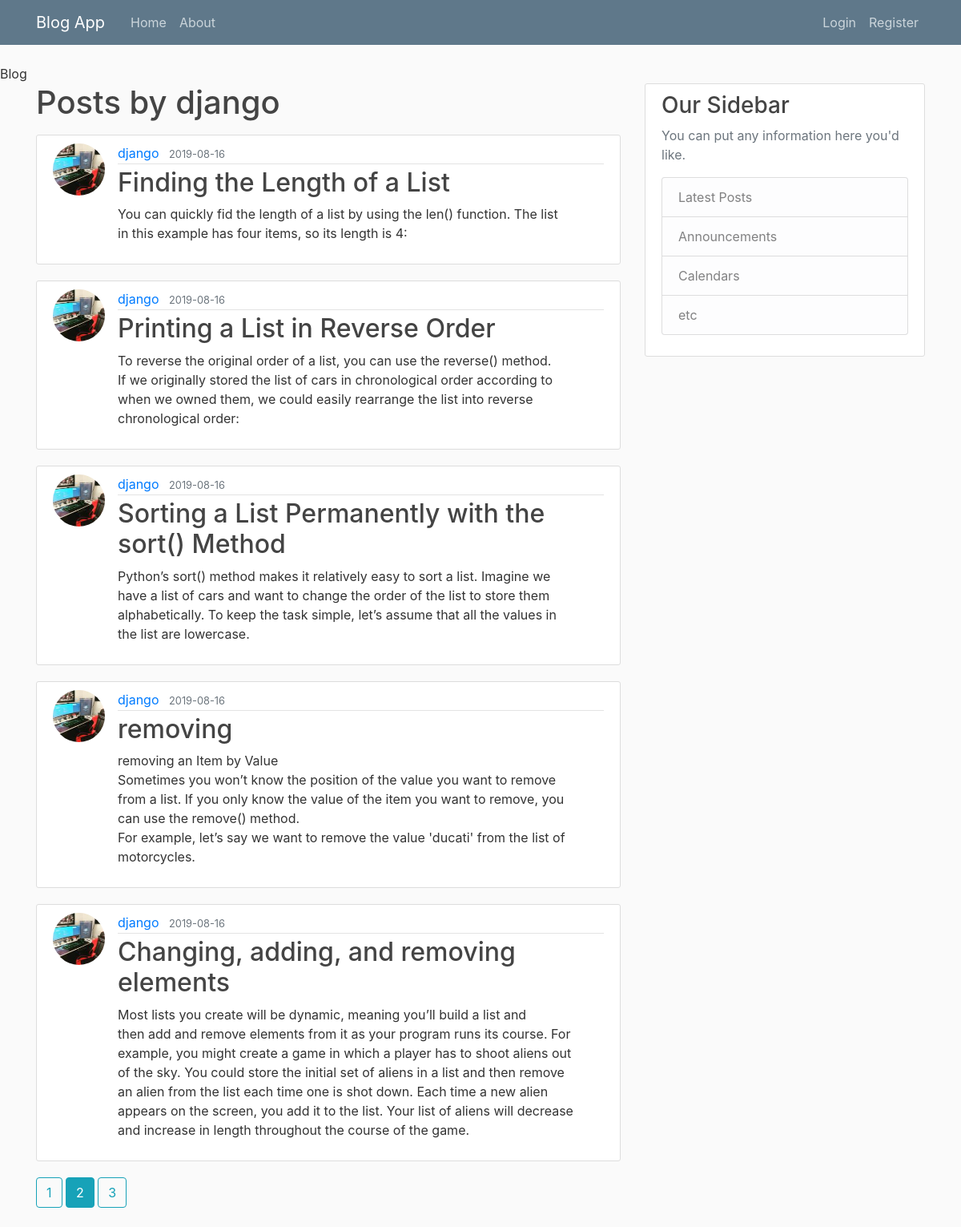
The app's page /user/django?page=2 with its own data.
### flaskblog/models.py (models this page shows, shortened)
class User(db.Model, UserMixin):
    id = db.Column(db.Integer, primary_key=True)
    username = db.Column(db.String(20), unique=True, nullable=False)
    email = db.Column(db.String(120), unique=True, nullable=False)
    image_file =  db.Column(db.String(20), nullable=False, default= 'default.jpg')
    password = db.Column(db.String(60), nullable=False)
    posts = db.relationship('Post', backref='author', lazy=True)

class Post(db.Model):
    id = db.Column(db.Integer, primary_key=True)
    title = db.Column(db.String(100), nullable=False)
    date_posted = db.Column(db.DateTime, nullable=False, default=datetime.utcnow)
    content = db.Column(db.Text, nullable=False)
    user_id = db.Column(db.Integer, db.ForeignKey('user.id'), nullable=False)

### flaskblog/users/routes.py (the view)
@users.route('/user/<string:username>')
def user_posts(username):
    page = request.args.get('page',1,type=int)
    user = User.query.filter_by(username=username).first_or_404()
    posts = Post.query.filter_by(author=user)\
        .order_by(Post.date_posted.desc())\
        .paginate(page=page, per_page=5)
    return render_template('user_posts.html', posts=posts, user=user)

### flaskblog/templates/user_posts.html
{% extends "layout.html" %}
{% block content %}
    <h1 class="mb-3" > Posts by {{ user.username }} </h1>
    {% for post in posts.items %}
        <article class="media content-section">
          <img class="rounded-circle article-img" src="{{ url_for('static', filename='profile_pix/' + post.author.image_file) }}" alt="">
            <div class="media-body">
              <div class="article-metadata">
                <a class="mr-2" href="{{ url_for('users.user_posts', username=post.author.username) }}">{{ post.author.username }}</a>
                <small class="text-muted">{{ post.date_posted.strftime('%Y-%m-%d') }}</small>
              </div>
              <h2><a class="article-title" href="{{ url_for('posts.post', post_id=post.id) }}">{{ post.title }}</a></h2>
              <p class="article-content">{{ post.content }}</p>
            </div>
          </article>
    {% endfor %}
    {% for page_num in posts.iter_pages(left_edge=1, right_edge=1, left_current=1, right_current=2 ) %}
      {% if page_num %}
        {% if posts.page == page_num %}
          <a class="btn btn-info mb-4" href="{{ url_for('users.user_posts', username=user.username, page=page_num) }}">{{ page_num }}</a>
        {% else %}
          <a class="btn btn-outline-info mb-4" href="{{ url_for('users.user_posts', username=user.username, page=page_num) }}">{{ page_num }}</a>
        {% endif %}
      {% else %}
        ...
      {% endif %}
    {% endfor %}
{% endblock %}

### flaskblog/static/main.css (style rules this page uses)
body { background: #fafafa; color: #333333; margin-top: 5rem; }
h1, h2, h3, h4, h5, h6 { color: #444444; }
.content-section { background: #ffffff; padding: 10px 20px; border: 1px solid #dddddd; border-radius: 3px; margin-bottom: 20px; }
.article-title { color: #444444; }
.article-content { white-space: pre-line; }
.article-img { height: 65px; width: 65px; margin-right: 16px; }
.article-metadata { padding-bottom: 1px; margin-bottom: 4px; border-bottom: 1px solid #e3e3e3 }

### records on screen
User: username "django"
Post: image_file (picture), author.username "django", date_posted "2019-08-16", title "Finding the Length of a List", content "You can quickly fid the length of a list by using the len() function. The list in this example has four items, so its length is 4:"
Post: image_file (picture), author.username "django", date_posted "2019-08-16", title "Printing a List in Reverse Order", content "To reverse the original order of a list, you can use the reverse() method. If we originally stored the list of cars in chronological order according to when we owned them, we could easily rearrange the list into reverse chronological order:"
Post: image_file (picture), author.username "django", date_posted "2019-08-16", title "Sorting a List Permanently with the sort() Method", content "Python’s sort() method makes it relatively easy to sort a list. Imagine we have a list of cars and want to change the order of the list to store them alphabetically. To keep the task simple, let’s assume that all the values in the list are lowercase."
Post: image_file (picture), author.username "django", date_posted "2019-08-16", title "removing", content "removing an Item by Value Sometimes you won’t know the position of the value you want to remove from a list. If you only know the value of the item you want to remove, you can use the remove() method. For example, let’s say we want to remove the value 'ducati' from the list of motorcycles."
Post: image_file (picture), author.username "django", date_posted "2019-08-16", title "Changing, adding, and removing elements", content "Most lists you create will be dynamic, meaning you’ll build a list and then add and remove elements from it as your program runs its course. For example, you might create a game in which a player has to shoot aliens out of the sky. You could store the initial set of aliens in a list and then remove an alien from the list each time one is shot down. Each time a new alien appears on the screen, you add it to the list. Your list of aliens will decrease and increase in length throughout the course of the game."

### other values on screen
{{ page_num }} "1" "3"
{{ page_num }} "2"
